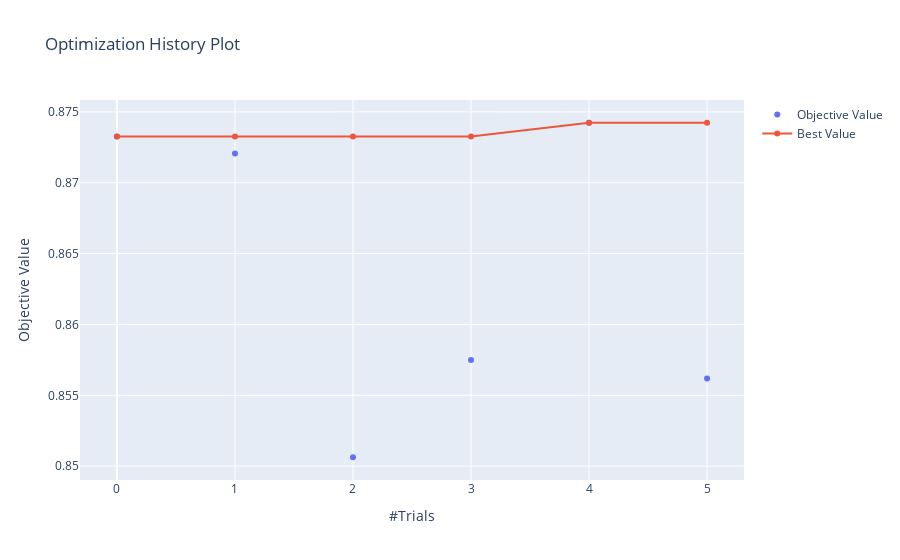

The cell this chart's notebook holds for it:
### Code cell
from optuna.visualization import plot_optimization_history

plot_optimization_history(study)

### Figure 1 — Plotly figure (JSON) as saved in the notebook; plotly's stock layout.template omitted (floating-point values rounded to 4 significant figures)
{"data": [{"mode": "markers", "name": "Objective Value", "type": "scatter", "x": [0, 1, 2, 3, 4, 5], "y": [0.8733, 0.8721, 0.8506, 0.8575, 0.8742, 0.8562]}, {"name": "Best Value", "type": "scatter", "x": [0, 1, 2, 3, 4, 5], "y": [0.8733, 0.8733, 0.8733, 0.8733, 0.8742, 0.8742]}], "layout": {"autosize": true, "title": {"text": "Optimization History Plot"}, "xaxis": {"autorange": true, "range": [-0.2969, 5.297], "title": {"text": "#Trials"}, "type": "linear"}, "yaxis": {"autorange": true, "range": [0.8489, 0.876], "title": {"text": "Objective Value"}, "type": "linear"}}}
